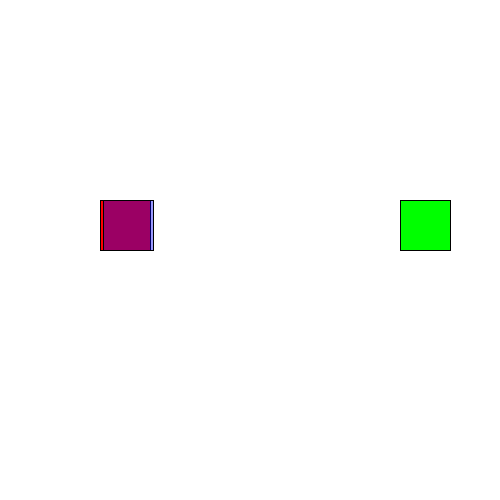
Frame 1 (no input)
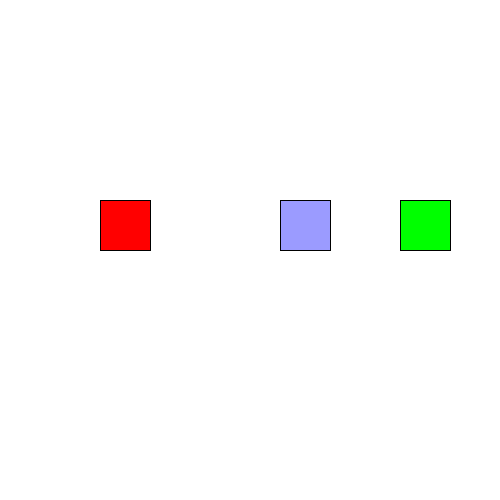
Frame 60 (the mouse pressed at the canvas centre just before this capture)
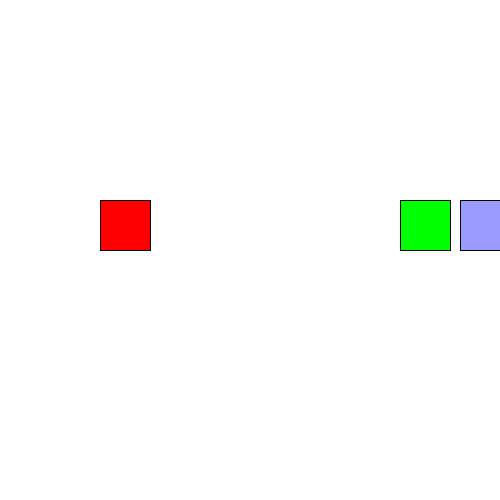
Frame 120 (the mouse held since frame 60 and released just before this capture)

The Processing sketch that drew these frames (run headless with seeded random() and noise(); from frame 60 on, the mouse is pressed at the canvas centre):

// Processing sketch: Anim_Test
// ── Anim_Test.pde
void setup() {
  size(500, 500);
}
float t;
void draw() {
  t+=0.01;
  background(255);
  
  int x1 = 100, y1 = 200;
  int w1 = 50, h1 = 50;
  int x2 = 400, y2 = 200;
  int w2 = 50, h2 = 50;
  
  fill(255, 0, 0);
  rect(x1, y1 ,w1, h1);
  fill(0, 255, 0);
  rect(x2, y2 ,w2, h2);
  
  //float t = 0.00;
  float x = (1 - t)*x1 + t*x2;
  float y = (1 - t)*y1 + t*y2;
  float w = (1 - t)*w1 + t*w2;
  float h = (1 - t)*h1 + t*h2;
  fill(0, 0, 255, 100);
  rect(x, y, w, h);
}
